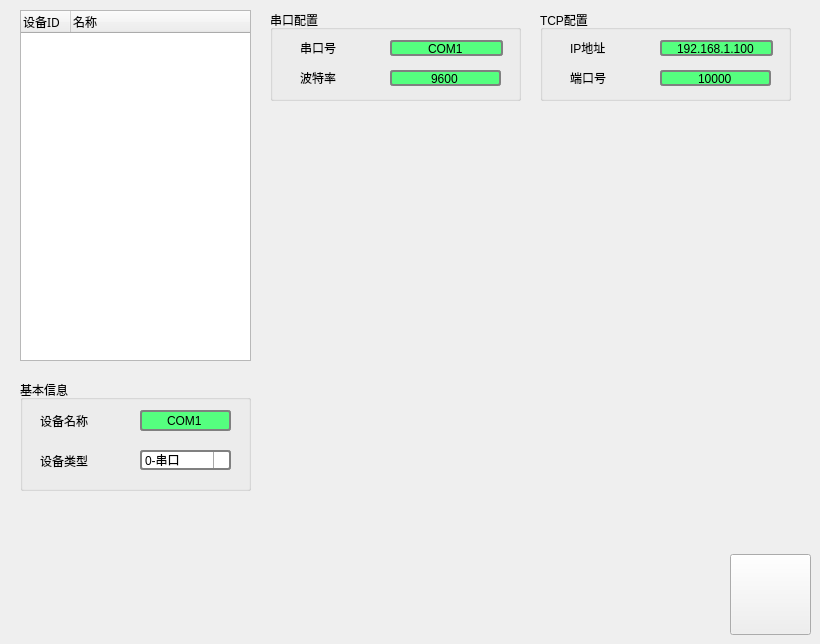
   <widget class="QWidget" name="other">
    <attribute name="title">
     <string>            其他设备            </string>
    </attribute>
    <widget class="QTreeWidget" name="DeviceTree">
     <property name="geometry">
      <rect>
       <x>20</x>
       <y>10</y>
       <width>231</width>
       <height>351</height>
      </rect>
     </property>
     <property name="font">
      <font>
       <family>SimSun-ExtB</family>
       <pointsize>9</pointsize>
       <weight>50</weight>
       <italic>false</italic>
       <bold>false</bold>
      </font>
     </property>
     <property name="styleSheet">
      <string notr="true">font: 9pt &quot;SimSun-ExtB&quot;;</string>
     </property>
     <attribute name="headerDefaultSectionSize">
      <number>50</number>
     </attribute>
     <column>
      <property name="text">
       <string>设备ID</string>
      </property>
     </column>
     <column>
      <property name="text">
       <string>名称</string>
      </property>
     </column>
    </widget>
    <widget class="QGroupBox" name="groupBox_7">
     <property name="geometry">
      <rect>
       <x>20</x>
       <y>380</y>
       <width>231</width>
       <height>111</height>
      </rect>
     </property>
     <property name="title">
      <string>基本信息</string>
     </property>
     <widget class="QLabel" name="label_15">
      <property name="geometry">
       <rect>
        <x>20</x>
        <y>70</y>
        <width>71</width>
        <height>21</height>
       </rect>
      </property>
      <property name="text">
       <string>设备类型</string>
      </property>
     </widget>
     <widget class="QComboBox" name="type">
      <property name="geometry">
       <rect>
        <x>120</x>
        <y>70</y>
        <width>91</width>
        <height>20</height>
       </rect>
      </property>
      <property name="styleSheet">
       <string notr="true">QComboBox {
    border: 2px solid gray;
    border-radius: 3px;
    min-width: 6em;
}


QComboBox::drop-down {
    subcontrol-origin: padding;
    subcontrol-position: top right;
    width: 15px;
    border-left-width: 1px;  
	border-left-color: darkgray;
    border-left-style: solid;
    border-top-right-radius: 3px;
    border-bottom-right-radius: 3px;
}

QComboBox::down-arrow {
    image: url(:/icon/res/ui_down_arrow.png);
}

QComboBox::down-arrow:on {
    top: 1px;
    left: 1px;
}


</string>
      </property>
      <item>
       <property name="text">
        <string>0-串口</string>
       </property>
      </item>
      <item>
       <property name="text">
        <string>1-网口</string>
       </property>
      </item>
     </widget>
     <widget class="QLabel" name="label_27">
      <property name="geometry">
       <rect>
        <x>20</x>
        <y>30</y>
        <width>71</width>
        <height>21</height>
       </rect>
      </property>
      <property name="text">
       <string>设备名称</string>
      </property>
     </widget>
     <widget class="QLineEdit" name="d_name">
      <property name="geometry">
       <rect>
        <x>120</x>
        <y>30</y>
        <width>91</width>
        <height>21</height>
       </rect>
      </property>
      <property name="styleSheet">
       <string notr="true">QLineEdit {
    border: 2px solid gray;
    border-radius: 3px;
    padding: 0 8px;
    background: rgb(85, 255, 127);
    selection-background-color: darkgray;
}
</string>
      </property>
      <property name="text">
       <string>COM1</string>
      </property>
      <property name="alignment">
       <set>Qt::AlignCenter</set>
      </property>
     </widget>
    </widget>
    <widget class="QGroupBox" name="groupBox_8">
     <property name="geometry">
      <rect>
       <x>270</x>
       <y>10</y>
       <width>251</width>
       <height>91</height>
      </rect>
     </property>
     <property name="title">
      <string>串口配置</string>
     </property>
     <widget class="QLabel" name="label_16">
      <property name="geometry">
       <rect>
        <x>30</x>
        <y>30</y>
        <width>71</width>
        <height>16</height>
       </rect>
      </property>
      <property name="text">
       <string>串口号</string>
      </property>
     </widget>
     <widget class="QLineEdit" name="com">
      <property name="geometry">
       <rect>
        <x>120</x>
        <y>30</y>
        <width>113</width>
        <height>16</height>
       </rect>
      </property>
      <property name="styleSheet">
       <string notr="true">QLineEdit {
    border: 2px solid gray;
    border-radius: 3px;
    padding: 0 8px;
    background: rgb(85, 255, 127);
    selection-background-color: darkgray;
}
</string>
      </property>
      <property name="text">
       <string>COM1</string>
      </property>
      <property name="alignment">
       <set>Qt::AlignCenter</set>
      </property>
     </widget>
     <widget class="QLabel" name="label_18">
      <property name="geometry">
       <rect>
        <x>30</x>
        <y>60</y>
        <width>71</width>
        <height>16</height>
       </rect>
      </property>
      <property name="text">
       <string>波特率</string>
      </property>
     </widget>
     <widget class="QSpinBox" name="baud">
      <property name="geometry">
       <rect>
        <x>120</x>
        <y>60</y>
        <width>111</width>
        <height>16</height>
       </rect>
      </property>
      <property name="styleSheet">
       <string notr="true">QSpinBox {
    border: 2px solid gray;
    border-radius: 3px;
    padding: 0 8px;
    background: rgb(85, 255, 127);
    selection-background-color: darkgray;
}
</string>
      </property>
      <property name="alignment">
       <set>Qt::AlignCenter</set>
      </property>
      <property name="buttonSymbols">
       <enum>QAbstractSpinBox::NoButtons</enum>
      </property>
      <property name="maximum">
       <number>1000000000</number>
      </property>
      <property name="value">
       <number>9600</number>
      </property>
     </widget>
    </widget>
    <widget class="QGroupBox" name="groupBox_9">
     <property name="geometry">
      <rect>
       <x>540</x>
       <y>10</y>
       <width>251</width>
       <height>91</height>
      </rect>
     </property>
     <property name="title">
      <string>TCP配置</string>
     </property>
     <widget class="QLineEdit" name="ip">
      <property name="geometry">
       <rect>
        <x>120</x>
        <y>30</y>
        <width>113</width>
        <height>16</height>
       </rect>
      </property>
      <property name="styleSheet">
       <string notr="true">QLineEdit {
    border: 2px solid gray;
    border-radius: 3px;
    padding: 0 8px;
    background: rgb(85, 255, 127);
    selection-background-color: darkgray;
}
</string>
      </property>
      <property name="text">
       <string>192.168.1.100</string>
      </property>
      <property name="alignment">
       <set>Qt::AlignCenter</set>
      </property>
     </widget>
     <widget class="QLabel" name="label_17">
      <property name="geometry">
       <rect>
        <x>30</x>
        <y>30</y>
        <width>71</width>
        <height>16</height>
       </rect>
      </property>
      <property name="text">
       <string>IP地址</string>
      </property>
     </widget>
     <widget class="QLabel" name="label_19">
      <property name="geometry">
       <rect>
        <x>30</x>
        <y>60</y>
        <width>71</width>
        <height>16</height>
       </rect>
      </property>
      <property name="text">
       <string>端口号</string>
      </property>
     </widget>
     <widget class="QSpinBox" name="port">
      <property name="geometry">
       <rect>
        <x>120</x>
        <y>60</y>
        <width>111</width>
        <height>16</height>
       </rect>
      </property>
      <property name="styleSheet">
       <string notr="true">QSpinBox {
    border: 2px solid gray;
    border-radius: 3px;
    padding: 0 8px;
    background: rgb(85, 255, 127);
    selection-background-color: darkgray;
}
</string>
      </property>
      <property name="alignment">
       <set>Qt::AlignCenter</set>
      </property>
      <property name="buttonSymbols">
       <enum>QAbstractSpinBox::NoButtons</enum>
      </property>
      <property name="minimum">
       <number>10000</number>
      </property>
      <property name="maximum">
       <number>65535</number>
      </property>
      <property name="value">
       <number>10000</number>
      </property>
     </widget>
    </widget>
    <widget class="QPushButton" name="device_save">
     <property name="geometry">
      <rect>
       <x>730</x>
       <y>554</y>
       <width>81</width>
       <height>81</height>
      </rect>
     </property>
     <property name="styleSheet">
      <string notr="true">border-image: url(:/icon/res/ico_save.png);</string>
     </property>
     <property name="text">
      <string/>
     </property>
    </widget>
   </widget>
